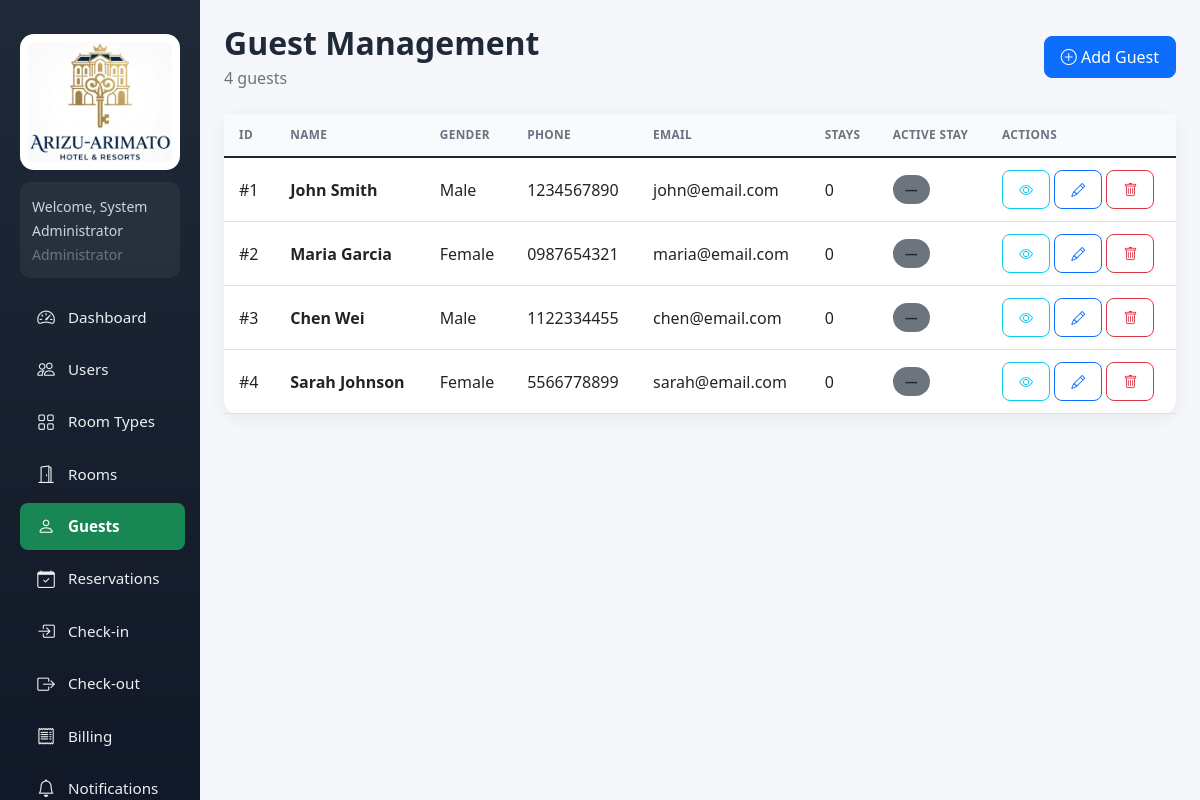
The app's page /index.php?r=guests/index (signed in) with its own data.
### tables this page shows
CREATE TABLE IF NOT EXISTS `guests` (
  `id` INT(11) NOT NULL AUTO_INCREMENT,
  `full_name` VARCHAR(100) NOT NULL,
  `gender` ENUM('Male','Female','Other') DEFAULT NULL,
  `date_of_birth` DATE DEFAULT NULL,
  `nationality` VARCHAR(50) DEFAULT NULL,
  `phone` VARCHAR(20) NOT NULL,
  `email` VARCHAR(100) DEFAULT NULL,
  `address` TEXT,
  `identification_number` VARCHAR(50) NOT NULL,
  `created_at` TIMESTAMP NOT NULL DEFAULT CURRENT_TIMESTAMP,
  PRIMARY KEY (`id`)
);

### Core/Controller.php (called while the page is built, shortened)
<?php
abstract class Controller
{
    protected function view($view, array $data = [], $active = '', $pageTitle = '')
    {
        extract($data);
        require __DIR__ . '/../Views/layout/header.php';
        require __DIR__ . '/../Views/' . $view . '.php';
        require __DIR__ . '/../Views/layout/footer.php';
    }
}

### Controllers/GuestController.php (called while the page is built, shortened)
<?php
class GuestController extends Controller
{
    private $validGender = ['Male', 'Female', 'Other'];
    public function __construct()
    {
        $this->guest = new Guest();
    }
    public function indexAction()
    {
        $guests = $this->guest->all();
        $this->view('guests/index', [
            'guests'   => $guests,
            'validGender' => $this->validGender,
            'message'  => $this->message ?? '',
            'error'    => $this->error ?? '',
        ], 'guests', 'Guests');
    }
}

### Core/Router.php (called while the page is built, shortened)
<?php
class Router
{
    public function dispatch($route)
    {
        $route = trim($route, '/');
        $parts = explode('/', $route);
        $action = isset($parts[1]) && $parts[1] !== '' ? $parts[1] : 'index';
        $method = $action . 'Action';
        $instance = new $class();
        $instance->$method();
    }
}

### index.php (called while the page is built, shortened)
<?php
require __DIR__ . '/bootstrap.php';
$route = isset($_GET['r']) ? $_GET['r'] : '';
$router = new Router();
$router->dispatch($route);

### bootstrap.php (called while the page is built, shortened)
<?php
require_once __DIR__ . '/config.php';
spl_autoload_register(function ($class) {
    $prefix = 'App\\';
    $relative = substr($class, strlen($prefix));
    $file = __DIR__ . '/' . str_replace('\\', '/', $relative) . '.php';
});

### config.php (called while the page is built, shortened)
<?php
function getDB() {
    static $conn = null;
    if ($conn !== null) return $conn;
    try {
        $conn = new PDO("mysql:host=" . DB_HOST . ";dbname=" . DB_NAME . ";charset=utf8mb4", DB_USER, DB_PASS);
        $conn->setAttribute(PDO::ATTR_ERRMODE, PDO::ERRMODE_EXCEPTION);
        $conn->setAttribute(PDO::ATTR_DEFAULT_FETCH_MODE, PDO::FETCH_ASSOC);
        return $conn;
    } catch(PDOException $e) {
        die("Database connection failed. Please run setup first: <a href='index.php?r=setup/index'>Install</a><br>Error: " . $e->getMessage());
    }
}

### Core/Model.php (called while the page is built, shortened)
<?php
abstract class Model
{
    public function __construct()
    {
        $this->db = getDB();
    }
}

### Models/Guest.php (called while the page is built, shortened)
<?php
class Guest extends Model
{
    public function all()
    {
        return $this->db->query(
            "SELECT g.*,
                    (SELECT COUNT(*) FROM reservations r WHERE r.guest_id=g.id AND r.status != 'Cancelled') stays,
                    (SELECT COUNT(*) FROM check_ins c WHERE c.guest_id=g.id AND c.status='Active') active_stay
             FROM guests g ORDER BY g.created_at DESC"
        )->fetchAll(PDO::FETCH_ASSOC);
    }
}

### Views/guests/index.php (the view, shortened to what this page needs)
<div class="d-flex justify-content-between align-items-center mb-4">
    <div>
        <h2 class="page-title mb-1">Guest Management</h2>
        <p class="page-subtitle mb-0"><?php echo count($guests); ?> guests</p>
    </div>
    <button class="btn btn-primary" data-bs-toggle="modal" data-bs-target="#addGuestModal">
        <i class="bi bi-plus-circle"></i> Add Guest
    </button>
</div>
<div class="card">
    <div class="card-body p-0">
        <div class="table-responsive">
            <table class="table table-hover align-middle mb-0">
                <thead>
                    <tr>
                        <th>ID</th>
                        <th>Name</th>
                        <th>Gender</th>
                        <th>Phone</th>
                        <th>Email</th>
                        <th>Stays</th>
                        <th>Active Stay</th>
                        <th>Actions</th>
                    </tr>
                </thead>
                <tbody>
                <?php foreach ($guests as $g): ?>
                    <tr>
                        <td>#<?php echo (int)$g['id']; ?></td>
                        <td><strong><?php echo htmlspecialchars($g['full_name']); ?></strong></td>
                        <td><?php echo htmlspecialchars($g['gender']); ?></td>
                        <td><?php echo htmlspecialchars($g['phone']); ?></td>
                        <td><?php echo htmlspecialchars($g['email'] ?: '—'); ?></td>
                        <td><?php echo (int)$g['stays']; ?></td>
                        <td>
                            <?php if ((int)$g['active_stay'] > 0): ?>
                                <span class="status-badge bg-success text-white">Checked In</span>
                            <?php else: ?>
                                <span class="status-badge bg-secondary">—</span>
                            <?php endif; ?>
                        </td>
                        <td>
                            <button class="btn btn-sm btn-outline-info" onclick="viewGuest(<?php echo (int)$g['id']; ?>)"><i class="bi bi-eye"></i></button>
                            <button class="btn btn-sm btn-outline-primary" onclick="editGuest(<?php echo (int)$g['id']; ?>)"><i class="bi bi-pencil"></i></button>
                            <form method="POST" style="display:inline" onsubmit="return confirm('Delete this guest?')">
                                <button class="btn btn-sm btn-outline-danger"><i class="bi bi-trash"></i></button>
                            </form>
                        </td>
                    </tr>
                <?php endforeach; ?>
                </tbody>
            </table>
        </div>
    </div>
</div>

### assets/css/style.css (style rules this page uses)
:root { --sidebar-bg: linear-gradient(180deg, #1f2937, #111827); --primary: #198754; --primary-dark: #157347; --surface: #ffffff; --bg: #f5f7fb; --text: #1f2937; --muted: #6b7280; --border: #e5e7eb; --shadow: 0 4px 18px rgba(0, 0, 0, .07); --radius: 14px; --sidebar-width: 250px; }
* { box-sizing: border-box; }
body { background: var(--bg); color: var(--text); font-family: "Segoe UI", system-ui, -apple-system, sans-serif; margin: 0; overflow-x: hidden; }
.page-title { font-weight: 700; color: var(--text); margin-bottom: 5px; }
.page-subtitle { color: var(--muted); margin-bottom: 20px; }
.card { border: 0; border-radius: var(--radius); box-shadow: var(--shadow); }
.card-body { padding: 20px; }
.btn { border-radius: 8px; font-weight: 500; padding: 8px 16px; }
.status-badge { display: inline-block; padding: 5px 12px; border-radius: 20px; font-size: .8rem; font-weight: 600; white-space: nowrap; }
.table { min-width: 600px; }
.table thead th { text-transform: uppercase; font-size: .74rem; letter-spacing: .03em; color: var(--muted); border-bottom: 1px solid var(--border); white-space: nowrap; padding: 12px 15px; background: #f9fafb; }
.table td, .table th { vertical-align: middle; padding: 12px 15px; }

### records on screen
guests: id "1", full_name "John Smith", gender "Male", phone "1234567890", email "john@email.com", stays "0"
guests: id "2", full_name "Maria Garcia", gender "Female", phone "0987654321", email "maria@email.com", stays "0"
guests: id "3", full_name "Chen Wei", gender "Male", phone "1122334455", email "chen@email.com", stays "0"
guests: id "4", full_name "Sarah Johnson", gender "Female", phone "5566778899", email "sarah@email.com", stays "0"

### other values on screen
$_SESSION['user_name'] "System Administrator"
$_SESSION['user_role'] "Administrator"
$label "Dashboard Users Room Types Rooms Guests Reservations Check-in Check-out Billing Notifications"
count($guests) "4"
